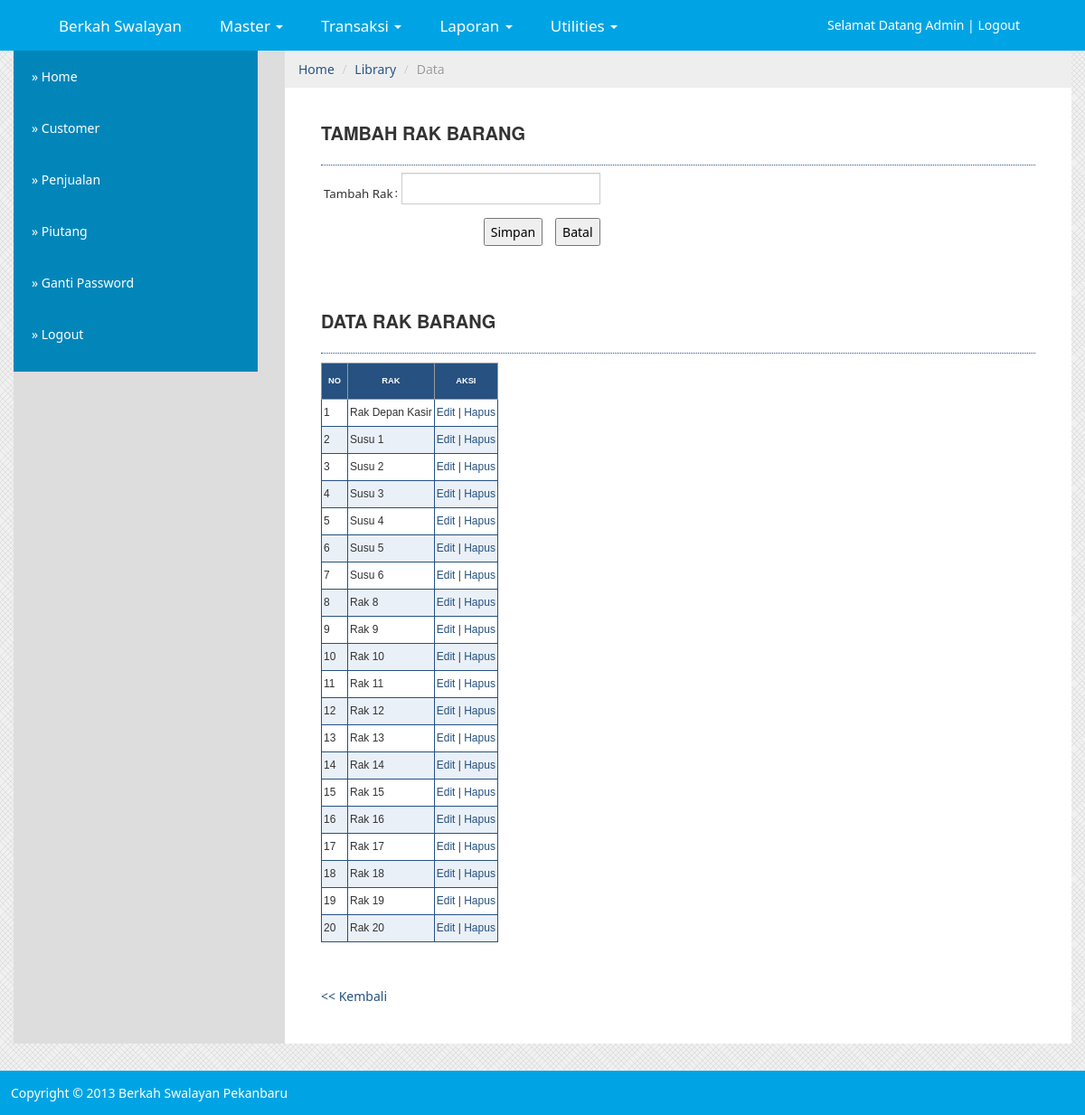
Screenshot of /sistem/media.php?module=rak (signed in) with the database file from the repository.
### tables this page shows
CREATE TABLE IF NOT EXISTS `modul` (
  `idModul` int(3) NOT NULL,
  `namaModul` varchar(50) DEFAULT NULL,
  `link` varchar(50) DEFAULT NULL,
  `publish` enum('Y','N') DEFAULT NULL,
  `idLevelUser` int(2) DEFAULT NULL,
  `urutan` int(3) DEFAULT NULL,
  `last_update` date DEFAULT NULL,
  PRIMARY KEY  (`idModul`)
);

CREATE TABLE IF NOT EXISTS `rak` (
  `idRak` bigint(5) NOT NULL auto_increment,
  `namaRak` varchar(30) DEFAULT NULL,
  PRIMARY KEY  (`idRak`)
);

### sistem/modul/mod_rak.php (the view, shortened to what this page needs)
<?php
switch($_GET[act]){
    default:
        echo "<h2>Tambah Rak Barang</h2>
              <form method=POST action='./aksi.php?module=rak&act=input'>
              <table>
                <tr><td>Tambah Rak</td><td> : <input type=text name='namaRak' size=30></td></tr>
                <tr><td colspan=2 align=right><input type=submit value='Simpan'>&nbsp;&nbsp;&nbsp;
                                <input type=reset value='Batal'></td></tr>
              </table>
               </form>
              <br/>
              <h2>Data Rak Barang</h2>
              <table class=tableku>
              <tr><th>no</th><th>Rak</th><th>aksi</th></tr>";
                $tampil=mysql_query("SELECT * from rak");
                $no=1;
                while ($r=mysql_fetch_array($tampil)){
                    if(($no % 2) == 0){
                        $warna = "#EAF0F7";
                    }
                    else{
                        $warna = "#FFFFFF";
                    }
                    echo "<tr bgcolor=$warna>";
                   echo "<td class=td>$no</td>
                         <td class=td>$r[namaRak]</td>
                         <td class=td><a href=?module=rak&act=editrak&id=$r[idRak]>Edit</a> |
                                   <a href=./aksi.php?module=rak&act=hapus&id=$r[idRak]>Hapus</a>
                         </td></tr>";
                  $no++;
                }
                echo "</table>
                <p>&nbsp;</p>
                <a href=javascript:history.go(-1)><< Kembali</a>";
        break;
}
?>

### sistem/menu.php (shortened to what this page needs)
<?php
include "modul/function.php";
if ($_SESSION[leveluser]=='admin'){
  $sql="select namaModul,link from modul WHERE idModul NOT IN (1, 2,3,5, 6,7,10, 11,12,13, 14,15,16) order by urutan  ";
}
elseif ($_SESSION[leveluser]=='gudang'){
  $sql="select * from modul m, leveluser lu where m.idLevelUser = lu.idLevelUser and levelUser='gudang' and publish='Y' order by urutan";
}
elseif ($_SESSION[leveluser]=='kasir'){
  $sql="select * from modul m, leveluser lu where m.idLevelUser = lu.idLevelUser and levelUser='kasir' and publish='Y' order by urutan";
}
else{
  $sql="select * from modul m, leveluser lu where m.idLevelUser = lu.idLevelUser and levelUser='semua' and publish='Y' order by urutan";
}
$hasil = mysql_query($sql);
while ($data=mysql_fetch_array($hasil)){
  	if($data['namaModul']=='Penjualan'){
		echo "<li><a href='modul/js_jual_barang.php?act=caricustomer' target='_new'>&#187; $data[namaModul]</a></li>";
	}else{
		echo "<li><a href='$data[link]'>&#187; $data[namaModul]</a></li>";
	}
}
$semua = mysql_query("select * from modul where idLevelUser = 1");
while ($dataSemua=mysql_fetch_array($semua)){
	if($dataSemua['namaModul']=='Penjualan'){
		echo "<li><a href='modul/js_jual_barang.php?act=caricustomer' target='_new' >&#187; Jual jual</a></li>";
	}else{
		echo "<li><a href='$dataSemua[link]'>&#187; $dataSemua[namaModul]</a></li>";
	}
}
?>

### config/adminstyle.css (style rules this page uses)
body { font-family: Arial; }
a:link,a:visited { color:#265180; }
h2 { font: normal 120%; color: #265180; background-color: transparent; border-bottom: 1px dotted #265180; }
table { border-collapse: collapse; }
.tableku { font-family: Arial; font-size: 10pt; border-width: 1px; border-collapse: collapse; margin: 10px 0px; border: 1px solid #265180; padding: 2px; }
.td { border: 1px solid #265180; padding: 2px; font-size: 9pt; }
form { font-size: 10pt; padding: 2px; }
th { color: #FFFFFF; font-size: 7pt; text-transform: uppercase; text-align: center; padding: 0.75em; border-width: 1px; border-style: solid; border-color: #969BA5; border-collapse: collapse; background-color: #265180; }
input,textarea,select { font-family: Arial; font-size: 8pt; }

### config/style.css (style rules this page uses)
body { background: url(../image/pattern.png); }
.nav > li > a { color: #FFF; padding: 20px; }
h2 { text-transform: uppercase; font-size: 20px; font-weight: bold; }

### rows the page displays
modul: namaModul "Customer"
modul: namaModul "Penjualan"
modul: namaModul "Piutang"
modul: namaModul "Ganti Password"
rak: namaRak "Rak Depan Kasir"
rak: namaRak "Susu 1"
rak: namaRak "Susu 2"
rak: namaRak "Susu 3"
rak: namaRak "Susu 4"
rak: namaRak "Susu 5"
rak: namaRak "Susu 6"
rak: namaRak "Rak 8"
rak: namaRak "Rak 9"
rak: namaRak "Rak 10"
rak: namaRak "Rak 11"
rak: namaRak "Rak 12"
rak: namaRak "Rak 13"
rak: namaRak "Rak 14"
rak: namaRak "Rak 15"
rak: namaRak "Rak 16"
rak: namaRak "Rak 17"
rak: namaRak "Rak 18"
rak: namaRak "Rak 19"
rak: namaRak "Rak 20"
